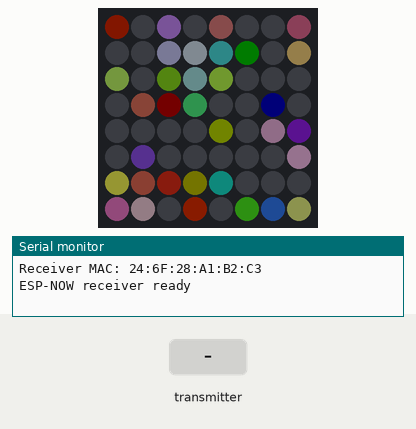
The program below on a simulated ESP32-C3. Parts: 8×8 RGB LED matrix (first LED top left, wired row by row), the last lines printed to the serial monitor. The inputs (shaded band) are chosen by the test bench. Dim RGB values are drawn brighter than linear; random numbers use the default seed unless the program sets one.

Above: at 1.25 s.
1.3 s: the transmitter starts sending peak = 25
At 1.35 s:
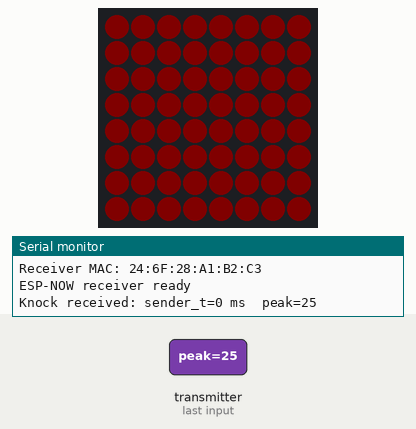
3.1 s: the transmitter starts sending peak = 50
4.6 s: the transmitter starts sending peak = 0
At 5.6 s:
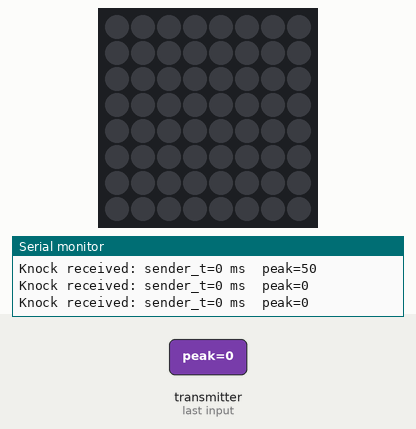
Timing chart, 0 to 7.6 s (numbered marks = the images above; inputs shaded):
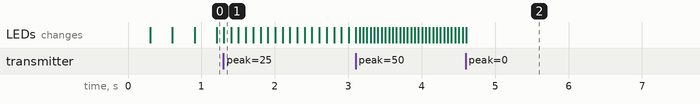

The program:

main.cpp
```cpp
#include <Arduino.h>
#include <WiFi.h>
#include <esp_now.h>
#include <NeoPixelBus.h>
#include <NeoPixelAnimator.h>

// ---- Matrix config ----------------------------------------------------------

#define LED_PIN        4       // GPIO pin for LED data
#define MATRIX_WIDTH   8
#define MATRIX_HEIGHT  8
#define LED_COUNT      (MATRIX_WIDTH * MATRIX_HEIGHT)  // 64

// ESP32-C3: use RMT channel 0 for reliable 800 kHz signal
NeoPixelBus<NeoGrbFeature, NeoEsp32Rmt0Ws2812xMethod> strip(LED_COUNT, LED_PIN);

// One animator channel per pixel — allows independent per-pixel animations
NeoPixelAnimator animator(LED_COUNT);

// ---- Must match the struct in the sender ------------------------------------

struct KnockMessage {
  uint32_t timestamp_ms;
  float    peak;
};

// ---- Animation helpers ------------------------------------------------------

// Simple linear interpolation between two colors over an animation's progress
struct AnimState {
  RgbColor startColor;
  RgbColor endColor;
};

static AnimState animStates[LED_COUNT];

// Callback fired by the animator each frame for pixel `param.index`
static void fadePixel(const AnimationParam& param) {
  RgbColor color = RgbColor::LinearBlend(
    animStates[param.index].startColor,
    animStates[param.index].endColor,
    param.progress
  );
  strip.SetPixelColor(param.index, color);
}

// Queue a random color fade for one pixel
static void startPixelFade(uint16_t pixel) {
  animStates[pixel].startColor = strip.GetPixelColor<RgbColor>(pixel);

  // Random dim hue for the idle shimmer
  uint8_t r = random(0, 30);
  uint8_t g = random(0, 30);
  uint8_t b = random(0, 30);
  animStates[pixel].endColor = RgbColor(r, g, b);

  uint16_t duration = random(400, 1200);  // ms
  animator.StartAnimation(pixel, duration, fadePixel);
}

// Flash all pixels a bright color then fade back to off (knock reaction)
static void triggerKnockFlash(float peak) {
  // Scale brightness by peak (0–1023 assumed range, clamp to 255)
  uint8_t brightness = (uint8_t)constrain((int)(peak / 4.0f), 0, 255);
  RgbColor flashColor(brightness, brightness / 4, 0);  // warm amber

  for (uint16_t i = 0; i < LED_COUNT; i++) {
    animStates[i].startColor = flashColor;
    animStates[i].endColor   = RgbColor(0);
    animator.StartAnimation(i, 600, fadePixel);
  }
}

// ---- Knock handler ----------------------------------------------------------

static void onKnock(const KnockMessage &msg) {
  Serial.printf("Knock received: sender_t=%lu ms  peak=%.0f\n",
                msg.timestamp_ms, msg.peak);
  triggerKnockFlash(msg.peak);
}

// ---- ESP-NOW plumbing -------------------------------------------------------

static void onReceive(const esp_now_recv_info_t *info, const uint8_t *data, int len) {
  if (len != sizeof(KnockMessage)) {
    Serial.printf("Unexpected payload size: %d bytes\n", len);
    return;
  }
  KnockMessage msg;
  memcpy(&msg, data, sizeof(msg));
  onKnock(msg);
}

// ---- Arduino lifecycle ------------------------------------------------------

void setup() {
  Serial.begin(115200);

  strip.Begin();
  strip.Show();  // clear all pixels

  // Seed idle shimmer — stagger start times so pixels don't all sync up
  for (uint16_t i = 0; i < LED_COUNT; i++) {
    animStates[i].startColor = RgbColor(0);
    animStates[i].endColor   = RgbColor(0);
    uint16_t delay = random(0, 2000);
    animator.StartAnimation(i, delay, [](const AnimationParam& param) {
      // empty first pass just to stagger; real fade starts in loop
    });
  }

  WiFi.mode(WIFI_STA);
  WiFi.disconnect();

  Serial.print("Receiver MAC: ");
  Serial.println(WiFi.macAddress());

  if (esp_now_init() != ESP_OK) {
    Serial.println("ESP-NOW init failed");
    return;
  }

  esp_now_register_recv_cb(onReceive);
  Serial.println("ESP-NOW receiver ready");
}

void loop() {
  if (animator.IsAnimating()) {
    animator.UpdateAnimations();
    strip.Show();
  }

  // Restart idle shimmer for any pixel whose animation just finished
  for (uint16_t i = 0; i < LED_COUNT; i++) {
    if (!animator.IsAnimationActive(i)) {
      startPixelFade(i);
    }
  }


}
```
